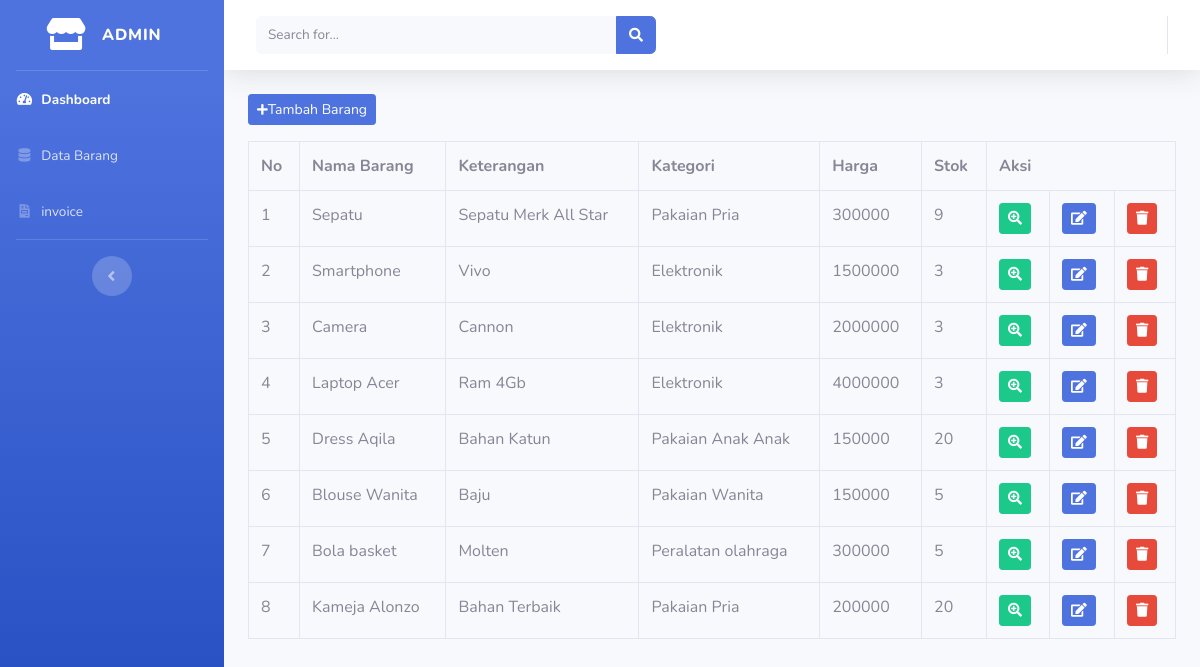
Page /index.php/admin/data_barang on the committed database.
### tables this page shows
CREATE TABLE `tb_barang` (
  `id_brg` int(11) NOT NULL,
  `nama_brg` varchar(120) NOT NULL,
  `keterangan` varchar(256) NOT NULL,
  `kategori` varchar(60) NOT NULL,
  `harga` int(11) NOT NULL,
  `stok` int(11) NOT NULL,
  `gambar` text NOT NULL
);

### application/controllers/admin/data_barang.php (called while the page is built, shortened)
<?php
class Data_barang extends CI_Controller{
	public function index()
	{
		$data['barang'] = $this->model_barang->tampil_data()->result();
		$this->load->view('templates_admin/header');
		$this->load->view('templates_admin/sidebar');
		$this->load->view('admin/data_barang', $data);
		$this->load->view('templates_admin/footer');
	}
}
?>

### index.php (called while the page is built, shortened)
<?php
require_once BASEPATH.'core/CodeIgniter.php';

### application/models/model_barang.php (called while the page is built, shortened)
<?php
class Model_barang extends CI_Model{
	public function tampil_data(){
		return $this->db->get('tb_barang');
	}
}
?>

### application/views/admin/data_barang.php (the view, shortened to what this page needs)
<div class="container-fluid">
	<button class="btn btn-sm btn-primary mb-3" data-toggle="modal" data-target="#tambah_barang"><i class="fas fa-plus fa-sm"></i>Tambah Barang</button>
	<table class="table table-bordered">
		<tr>
			<th>No</th>
			<th>Nama Barang</th>
			<th>Keterangan</th>
			<th>Kategori</th>
			<th>Harga</th>
			<th>Stok</th>
			<th colspan="3">Aksi</th>
		</tr>
			<?php
			$no=1;
			foreach($barang as $brg) :?>
			<tr>
				<td><?php echo $no++ ?></td>
				<td><?php echo $brg->nama_brg ?></td>
				<td><?php echo $brg->keterangan ?></td>
				<td><?php echo $brg->kategori ?></td>
				<td><?php echo $brg->harga ?></td>
				<td><?php echo $brg->stok ?></td>
				<td><div class="btn btn-success btn-sm"><i class="fas fa-search-plus"></i></td>
				<td><?php echo anchor ('admin/data_barang/edit/'.$brg->id_brg, '<div class="btn btn-primary btn-sm"><i class="fas fa-edit"></i></div>')?></td>
				<td><?php echo anchor ('admin/data_barang/hapus/'.$brg->id_brg, '<div class="btn btn-danger btn-sm"><i class="fas fa-trash"></i></div>')?></td>
				</tr>
		<?php endforeach;?>
	</table>
</div>

### rows in the picture
tb_barang: nama_brg "Sepatu", keterangan "Sepatu Merk All Star", kategori "Pakaian Pria", harga "300000", stok "9"
tb_barang: nama_brg "Smartphone", keterangan "Vivo", kategori "Elektronik", harga "1500000", stok "3"
tb_barang: nama_brg "Camera", keterangan "Cannon", kategori "Elektronik", harga "2000000", stok "3"
tb_barang: nama_brg "Laptop Acer", keterangan "Ram 4Gb", kategori "Elektronik", harga "4000000", stok "3"
tb_barang: nama_brg "Dress Aqila", keterangan "Bahan Katun", kategori "Pakaian Anak Anak", harga "150000", stok "20"
tb_barang: nama_brg "Blouse Wanita", keterangan "Baju", kategori "Pakaian Wanita", harga "150000", stok "5"
tb_barang: nama_brg "Bola basket", keterangan "Molten", kategori "Peralatan olahraga", harga "300000", stok "5"
tb_barang: nama_brg "Kameja Alonzo", keterangan "Bahan Terbaik", kategori "Pakaian Pria", harga "200000", stok "20"
